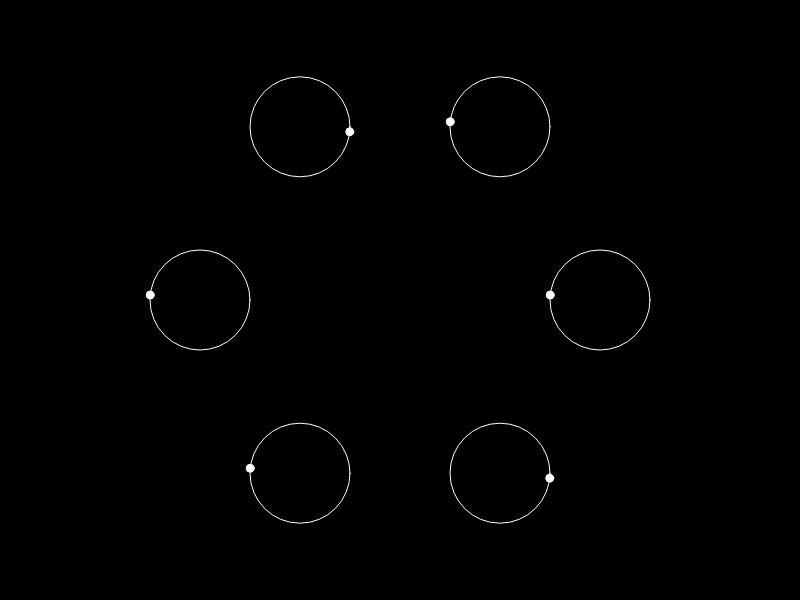
Frame 1 (no input)
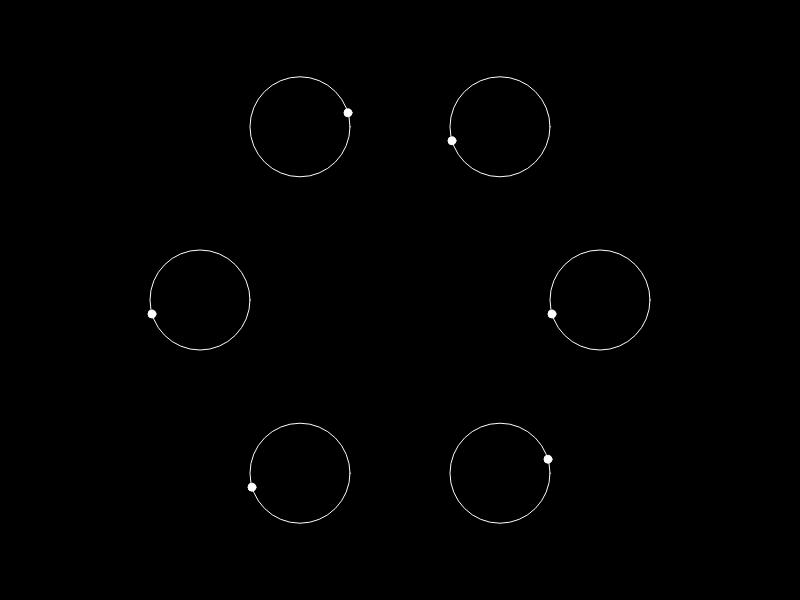
Frame 60 (no input)
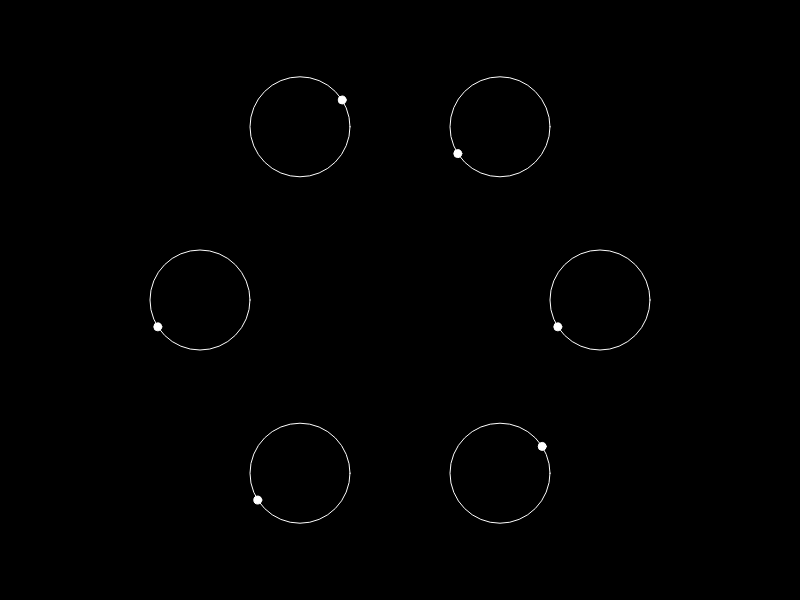
Frame 120 (the mouse pressed at the canvas centre since frame 60)

The p5.js sketch that drew these frames (run headless with seeded random() and noise() and a simulated clock; from frame 60 on, the mouse is pressed at the canvas centre):

// p5.js sketch
// ── sketch.js
class circle {
  x;
  y;
  radius = 100;
  dot;
  speed = 10;
  angle = 0;

  constructor(x, y, angle) {
    this.x = x;
    this.y = y;
    this.angle = angle;
    this.dot = new dot(this.x, this.y,this.radius,this.angle)
  }

  draw() {
    this.dot.draw();
    stroke(255);
    noFill()
    ellipse(this.x, this.y, this.radius, this.radius);
  }

  update() {
    this.angle += 0.1;
    this.dot.update(this.x, this.y, this.radius, this.angle)
  }
}

class dot {
  x;
  y;
  radius = 8;

  constructor (x, y,radius,angle) {
    this.update(x,y,radius,angle)
  }

  update(x, y, radius, angle) {
    this.x = x + radius/2 * cos(angle);
    this.y = y + radius/2 * sin(angle);
  }

  draw() {
    stroke(255);
    fill(255)
    ellipse(this.x, this.y, this.radius, this.radius);
  }
  
}

let circles = [];
let points = [];
let times = 2;
let slider1;

function setup() {
  createCanvas(800,600);
  frameRate(60)
  slider1 = createSlider(0,12,0)
  for (let i = 0; i < PI * 2; i += PI) {
    let x = 200 * cos(i);
    let y = 200 * sin(i);
    circles.push(new circle(x, y, PI))
  }
  for (let i = PI/3; i < PI * 2; i += PI) {
    let x = 200 * cos(i);
    let y = 200 * sin(i);
    circles.push(new circle(x, y, PI * 2))
  }
  for (let i = -PI/3; i < PI * 2; i += PI) {
    let x = 200 * cos(i);
    let y = 200 * sin(i);
    circles.push(new circle(x, y, PI * 3))
  }

  circles = [circles[0], circles[4], circles[3], circles[1], circles[5], circles[2]]
}

function draw() {
  points = [];
  times = slider1.value();
  background(0)
  translate(width/2, height/2)

  for (let i = 0; i < circles.length; i++) {
    circles[i].update();
    circles[i].draw();

    let point = {
      x: circles[i].dot.x,
      y: circles[i].dot.y,
    }
    points.push(point);
  }

    if (times === 0) {
      points = []
    } else if (times > 0) {
      getRecursivePoints()
    }
  
    renderUnions(points);
}

function getRecursivePoints() {
  let pointsToReturn = [];
  
  for (let i = 0; i < times - 1; i++) {
    for (let j = 0; j < circles.length; j++) {
      let lastElements = getLastElements(points)
      let nextPoint = getNextElement(parseInt(j), lastElements);
      let pointA = {
        x: lastElements[j].x,
        y: lastElements[j].y,
      }
      let pointB = {
        x: nextPoint.x,
        y: nextPoint.y,
      }
      let averagePoint = getAverageBetweenTwoPoints(pointA, pointB);

      pointsToReturn.push(averagePoint)
    }
    points = points.concat(pointsToReturn)
  }

  return pointsToReturn;
}

function renderUnions(arr) {
  for (let i in arr) {
    let nextPoint = getNextElement(parseInt(i), arr);
    let pointA = {
      x: arr[i].x,
      y: arr[i].y,
    }
    let pointB = {
      x: nextPoint.x,
      y: nextPoint.y,
    }

    drawLine(pointA, pointB)
}
}

function getNextElement(i, arr) {
  if (i % circles.length === circles.length - 1) {
    return arr[i - circles.length + 1];
  }

  return arr[i + 1];
}

function getAverageBetweenTwoPoints(pointA, pointB) {
  return {
    x: (pointA.x + pointB.x) / 2,
    y: (pointA.y + pointB.y) / 2
  }
}
function drawLine(pointA, pointB) {
  stroke(255);
  strokeWeight(1);
  line(pointA.x, pointA.y, pointB.x, pointB.y);
}

function getLastElements(arr) {
  let arrClone = [...arr]

  while (arrClone.length > circles.length) {
    arrClone.shift();
  }
  return arrClone;
}
